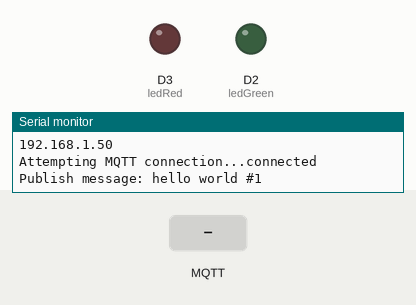
Bench run of a sketch on a simulated ESP8266 (NodeMCU). Parts: output pins drawn as LEDs (lit = HIGH), the last lines printed to the serial monitor. Inputs (shaded band) come from the test bench. WiFi joins after 1.5 s; servers stay silent unless stated; no MQTT or app messages arrive unless stated.

Above: at 2.7 s.
2.8 s: MQTT message "true" arrives on the first subscribed topic
At 4.0 s:
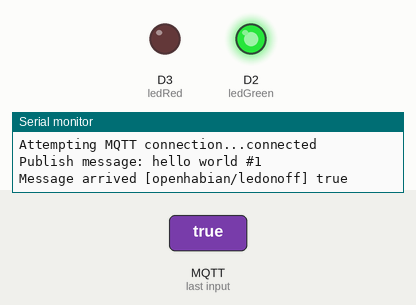
4.3 s: MQTT message "1" arrives on the first subscribed topic
At 5.3 s:
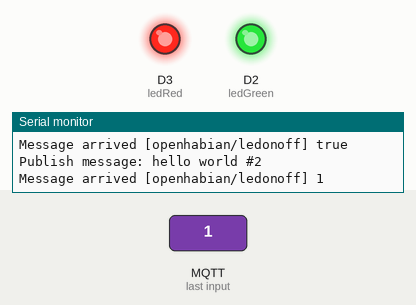
5.8 s: MQTT message "false" arrives on the first subscribed topic
At 6.4 s:
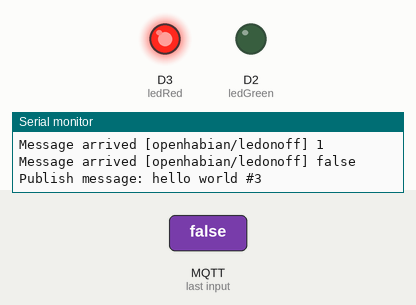
7.3 s: MQTT message "0" arrives on the first subscribed topic
At 7.6 s:
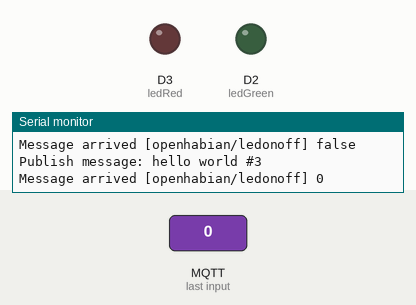
8.8 s: MQTT message "2" arrives on the first subscribed topic
At 9.9 s:
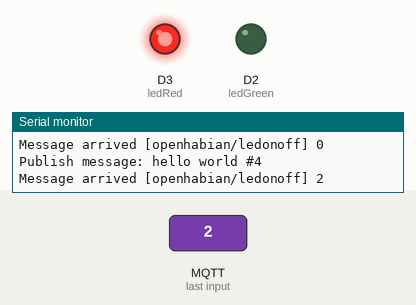
Timing chart, 0 to 11.3 s (numbered marks = the images above; inputs shaded):
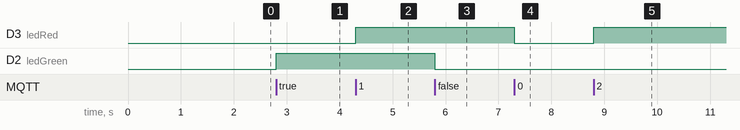

The sketch:

k.ino
```cpp
#include <ESP8266WiFi.h>
#include <PubSubClient.h>
#define ledRed D3
#define ledGreen D2

// Update these with values suitable for your network.

const char* ssid = "NIGHTOWL";
const char* password = "VEgFXiRxs3";
const char* mqtt_username = "openhabian";
const char* mqtt_password = "5dc2deb5fe";
const char* mqtt_id = "botch";
const char* mqtt_server = "10.99.226.178";
char button_value[50];
const char* pub = "openhabian/message";
const char* sub = "openhabian/ledonoff";
const char* sub2 = "openhabian/ledbutton";

WiFiClient espClient;
PubSubClient client(espClient);
long lastMsg = 0;
char msg[50];
int value = 0;

void setup() {
  pinMode(ledGreen, OUTPUT);
  pinMode(ledRed, OUTPUT);     // Initialize the BUILTIN_LED pin as an output
  Serial.begin(115200);
  setup_wifi();
  client.setServer(mqtt_server, 1883);
  client.setCallback(callback);
}

void setup_wifi() {

  delay(10);
  // We start by connecting to a WiFi network
  Serial.println();
  Serial.print("Connecting to ");
  Serial.println(ssid);

  WiFi.begin(ssid, password);

  while (WiFi.status() != WL_CONNECTED) {
    delay(500);
    Serial.print(".");
  }

  Serial.println("");
  Serial.println("WiFi connected");
  Serial.println("IP address: ");
  Serial.println(WiFi.localIP());
}

void callback(char* topic, byte* payload, unsigned int length) {
  Serial.print("Message arrived [");
  Serial.print(topic);
  Serial.print("] ");
  for (int i = 0; i < length; i++) {
    Serial.print((char)payload[i]);
  }
  Serial.println();
 memset(button_value, 0, sizeof(button_value));
 strncpy(button_value, (char *)payload, length); //Set the variable to the data of the new payload we received in our message

  if(strcmp(button_value, "true")==0){ //Compare the button value to what we except, if they are identical, change the LED_PIN.
    digitalWrite(ledGreen, HIGH);
  }
  else if(strcmp(button_value, "false")==0){
    digitalWrite(ledGreen, LOW);
  }


  // Switch on the LED if an 1 was received as first character
  else if ((char)payload[0] == '0') {
    digitalWrite(ledRed, LOW);   // Turn the LED on (Note that LOW is the voltage level
    // but actually the LED is on; this is because
    // it is acive low on the ESP-01)
  } else {
    digitalWrite(ledRed, HIGH);  // Turn the LED off by making the voltage HIGH
  }

}

void reconnect() {
  // Loop until we're reconnected
  while (!client.connected()) {
    Serial.print("Attempting MQTT connection...");
    // Attempt to connect
    if (client.connect(mqtt_id, mqtt_username, mqtt_password)) {
      Serial.println("connected");
      // Once connected, publish an announcement...
      client.publish("outTopic", "hello world");
      // ... and resubscribe
      client.subscribe(sub);
      client.subscribe(sub2);
    } else {
      Serial.print("failed, rc=");
      Serial.print(client.state());
      Serial.println(" try again in 5 seconds");
      // Wait 5 seconds before retrying
      delay(5000);
    }
  }
}
void loop() {

  if (!client.connected()) {
    reconnect();
  }
  client.loop();

  long now = millis();
  if (now - lastMsg > 2000) {
    lastMsg = now;
    ++value;
    snprintf (msg, 75, "hello world #%ld", value);
    Serial.print("Publish message: ");
    Serial.println(msg);
    client.publish(pub, msg);
  }
}
```

Measured:
- after the input at 2.8 s, D2 (ledGreen): LOW → HIGH at once
- after the input at 4.3 s, D3 (ledRed): LOW → HIGH at once
- after the input at 5.8 s, D2 (ledGreen): HIGH → LOW at once
- after the input at 7.3 s, D3 (ledRed): HIGH → LOW at once
- after the input at 8.8 s, D3 (ledRed): LOW → HIGH at once
